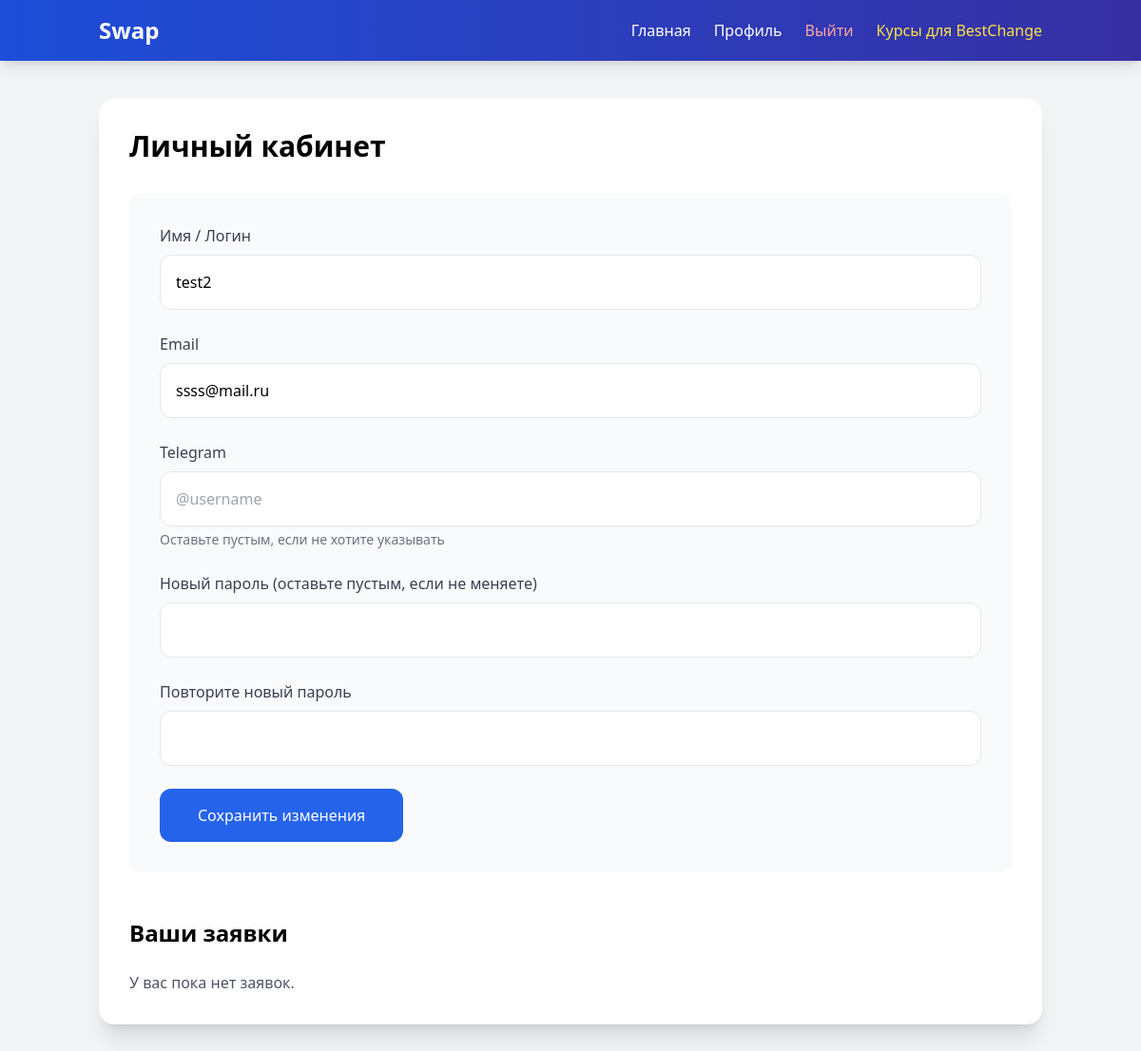
/profile.php (signed in), run on an earlier commit of the app's database.
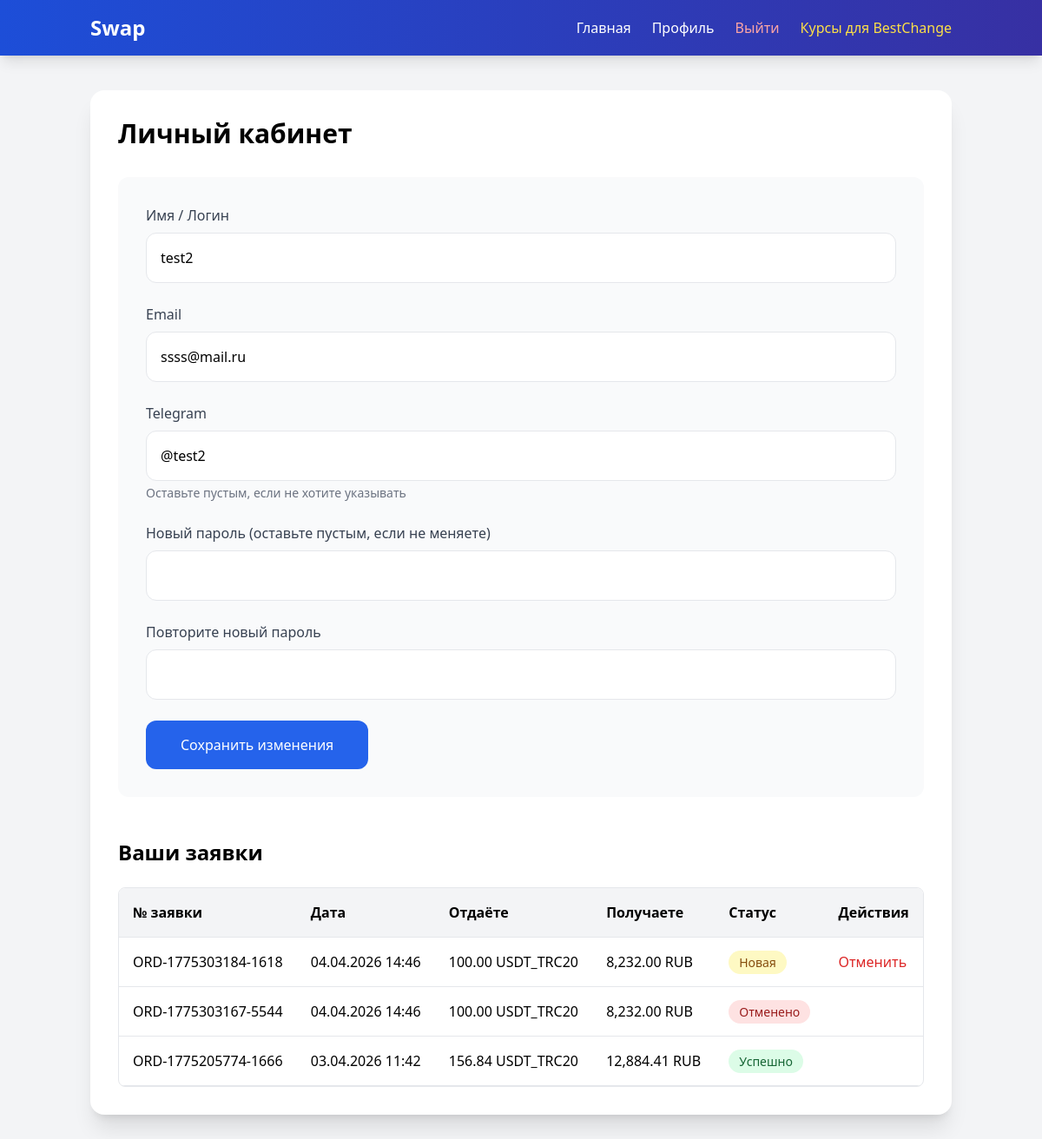
And on a later commit of the database.
### tables this page shows
CREATE TABLE IF NOT EXISTS `users` (
  `id` int NOT NULL AUTO_INCREMENT,
  `username` varchar(50) NOT NULL,
  `email` varchar(100) NOT NULL,
  `telegram` varchar(255) DEFAULT NULL,
  `password` varchar(255) NOT NULL,
  `created_at` datetime DEFAULT CURRENT_TIMESTAMP,
  `role` enum('user','admin') NOT NULL DEFAULT 'user',
  PRIMARY KEY (`id`),
  UNIQUE KEY `username` (`username`),
  UNIQUE KEY `email` (`email`)
);

CREATE TABLE IF NOT EXISTS `orders` (
  `id` varchar(50) NOT NULL,
  `user_id` int DEFAULT NULL,
  `give_currency` varchar(50) NOT NULL,
  `amount_give` decimal(18,8) NOT NULL,
  `get_currency` varchar(50) NOT NULL,
  `amount_get` decimal(18,8) NOT NULL,
  `rate` decimal(18,8) NOT NULL,
  `status` enum('new','in_process','success','canceled') NOT NULL DEFAULT 'new',
  `canceled_at` datetime DEFAULT NULL,
  `created_at` datetime DEFAULT CURRENT_TIMESTAMP,
  `updated_at` datetime DEFAULT CURRENT_TIMESTAMP ON UPDATE CURRENT_TIMESTAMP,
  PRIMARY KEY (`id`),
  KEY `user_id` (`user_id`)
);

### auth.php (called while the page is built, shortened)
<?php
function isLoggedIn() {
    return isset($_SESSION['user_id']);
}

### profile.php (the view, shortened to what this page needs)
<?php
require_once 'auth.php';
$user_id = $_SESSION['user_id'] ?? 0;
$orders = [];
try {
    $stmt = $pdo->prepare("SELECT * FROM orders WHERE user_id = ? ORDER BY created_at DESC");
    $stmt->execute([$user_id]);
    $orders = $stmt->fetchAll(PDO::FETCH_ASSOC);
} catch (PDOException $e) {
    $error = "Ошибка загрузки заявок: " . $e->getMessage();
}
$highlight_order = $_SESSION['highlight_order'] ?? null;
$stmt = $pdo->prepare("SELECT telegram FROM users WHERE id = ?");
$stmt->execute([$user_id]);
$current_telegram = $stmt->fetchColumn() ?? '';
?>
<!DOCTYPE html>
<html lang="ru">
<head>
  <script src="https://cdn.tailwindcss.com"></script>
</head>
<body class="bg-gray-100">
  <?php require_once 'header.php'; ?>
  <main class="container mx-auto px-4 py-10 max-w-5xl">
    <div class="bg-white rounded-2xl shadow-xl p-8">
      <div class="flex justify-between items-center mb-8">
        <h1 class="text-3xl font-bold">Личный кабинет</h1>
      </div>
      <form method="POST" class="space-y-6 mb-12 bg-gray-50 p-8 rounded-xl">
        <div>
          <label class="block text-gray-700 mb-2">Имя / Логин</label>
          <input type="text" name="username" value="<?= htmlspecialchars($_SESSION['username'] ?? '') ?>" required class="w-full p-4 border rounded-xl focus:outline-none focus:ring-2 focus:ring-blue-500">
        </div>
        <div>
          <label class="block text-gray-700 mb-2">Email</label>
          <input type="email" name="email" value="<?= htmlspecialchars($_SESSION['email'] ?? '') ?>" required class="w-full p-4 border rounded-xl focus:outline-none focus:ring-2 focus:ring-blue-500">
        </div>
        <div>
          <label class="block text-gray-700 mb-2">Telegram</label>
          <input type="text" name="telegram" value="<?= htmlspecialchars($current_telegram) ?>" placeholder="@username" class="w-full p-4 border rounded-xl focus:outline-none focus:ring-2 focus:ring-blue-500">
          <p class="text-sm text-gray-500 mt-1">Оставьте пустым, если не хотите указывать</p>
        </div>
        <div>
          <label class="block text-gray-700 mb-2">Новый пароль (оставьте пустым, если не меняете)</label>
          <input type="password" name="new_password" class="w-full p-4 border rounded-xl focus:outline-none focus:ring-2 focus:ring-blue-500">
        </div>
        <div>
          <label class="block text-gray-700 mb-2">Повторите новый пароль</label>
          <input type="password" name="confirm_password" class="w-full p-4 border rounded-xl focus:outline-none focus:ring-2 focus:ring-blue-500">
        </div>
        <button type="submit" class="bg-blue-600 text-white py-4 px-10 rounded-xl hover:bg-blue-700 transition font-medium">
          Сохранить изменения
        </button>
      </form>
      <h2 class="text-2xl font-bold mb-6">Ваши заявки</h2>
      <?php if (empty($orders)): ?>
        <p class="text-gray-600">У вас пока нет заявок.</p>
      <?php else: ?>
        <div class="overflow-x-auto rounded-lg border border-gray-200">
          <table class="w-full text-left" id="orders-table">
            <thead class="bg-gray-100">
              <tr>
                <th class="p-4 border-b">№ заявки</th>
                <th class="p-4 border-b">Дата</th>
                <th class="p-4 border-b">Отдаёте</th>
                <th class="p-4 border-b">Получаете</th>
                <th class="p-4 border-b">Статус</th>
                <th class="p-4 border-b">Действия</th>
              </tr>
            </thead>
            <tbody>
              <?php foreach ($orders as $order):
                $isNew = ($highlight_order && $order['id'] === $highlight_order);
              ?>
                <tr id="order-<?= htmlspecialchars($order['id']) ?>"
                    class="border-b hover:bg-gray-50 <?= $isNew ? 'highlight-row' : '' ?>">
                  <td class="p-4 font-medium"><?= htmlspecialchars($order['id']) ?></td>
                  <td class="p-4"><?= date('d.m.Y H:i', strtotime($order['created_at'])) ?></td>
                  <td class="p-4"><?= number_format($order['amount_give'] ?? 0, 2) ?> <?= htmlspecialchars($order['give_currency']) ?></td>
                  <td class="p-4"><?= number_format($order['amount_get'] ?? 0, 2) ?> <?= htmlspecialchars($order['get_currency']) ?></td>
                  <td class="p-4">
                    <?php
                    $status = $order['status'] ?? 'new';
                    $statuses = [
                        'new'       => ['text' => 'Новая',     'class' => 'bg-yellow-100 text-yellow-800'],
                        'in_process'=> ['text' => 'В обработке','class' => 'bg-blue-100 text-blue-800'],
                        'success'   => ['text' => 'Успешно',   'class' => 'bg-green-100 text-green-800'],
                        'canceled'  => ['text' => 'Отменено',  'class' => 'bg-red-100 text-red-800'],
                    ];
                    $s = $statuses[$status] ?? ['text' => 'Новая', 'class' => 'bg-yellow-100 text-yellow-800'];
                    ?>
                    <span class="px-3 py-1 rounded-full text-sm <?= $s['class'] ?>">
                      <?= $s['text'] ?>
                    </span>
                  </td>
                  <td class="p-4">
                    <?php if ($status === 'new'): ?>
                      <a href="?cancel_order=<?= htmlspecialchars($order['id']) ?>"
                         onclick="return confirm('Отменить заявку?');"
                         class="text-red-600 hover:text-red-800">Отменить</a>
                    <?php endif; ?>
                  </td>
                </tr>
              <?php endforeach; ?>
            </tbody>
          </table>
        </div>
      <?php endif; ?>
    </div>
  </main>
</body>
</html>

### header.php
<?php
$is_home = basename($_SERVER['SCRIPT_NAME']) === 'index.php';
?>
<header class="bg-gradient-to-r from-blue-700 to-indigo-800 text-white py-4 shadow-lg">
  <div class="container mx-auto px-4 flex justify-between items-center">
    <a href="index.php" class="text-2xl font-bold hover:underline">
      <?= htmlspecialchars(SITE_NAME) ?>
    </a>
    <nav class="flex items-center space-x-6">
      <?php if (!$is_home): ?>
        <a href="index.php" class="hover:underline">Главная</a>
      <?php endif; ?>
      <?php if (isLoggedIn()): ?>
        <a href="profile.php" class="hover:underline font-medium">Профиль</a>
        <a href="logout.php" class="hover:underline text-red-300 hover:text-red-400">Выйти</a>
      <?php else: ?>
        <a href="login.php" class="hover:underline">Вход</a>
        <a href="register.php" class="hover:underline">Регистрация</a>
      <?php endif; ?>
      <a href="rates.xml.php" target="_blank" class="text-yellow-300 hover:underline">Курсы для BestChange</a>
    </nav>
  </div>
</header>

What changed in the data, as far as the page shows it:
now on this page (row edited): users: telegram "@test2"
added orders: id "ORD-1775303184-1618", created_at "04.04.2026 14:46", amount_give "100.00", give_currency "USDT_TRC20", amount_get "8,232.00", get_currency "RUB", status "Новая"
added orders: id "ORD-1775303167-5544", created_at "04.04.2026 14:46", amount_give "100.00", give_currency "USDT_TRC20", amount_get "8,232.00", get_currency "RUB", status "Отменено"
added orders: id "ORD-1775205774-1666", created_at "03.04.2026 11:42", amount_give "156.84", give_currency "USDT_TRC20", amount_get "12,884.41", get_currency "RUB", status "Успешно"
Also different on the page:
text no longer shown: "У вас пока нет заявок."
text now shown: "№ заявки Дата Отдаёте Получаете Статус Действия"
